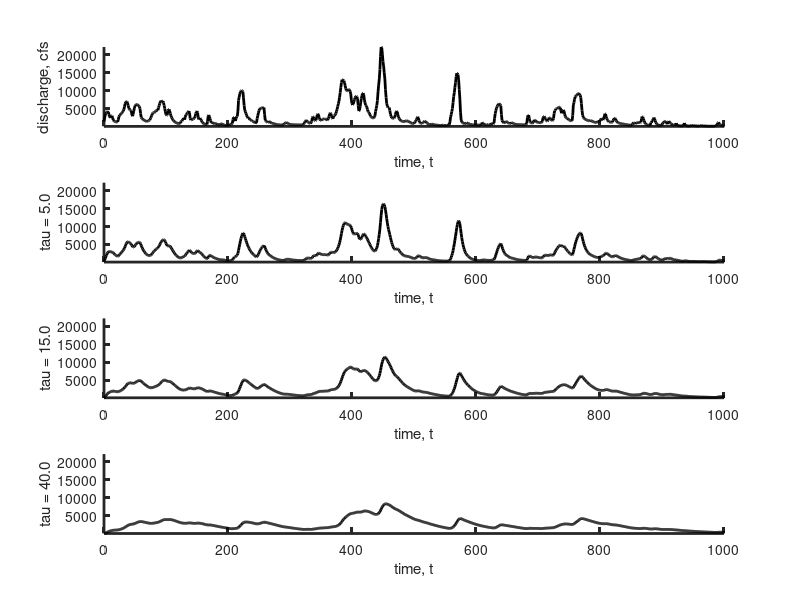

Here is the MATLAB script that generated this plot:
% problem 7.06
% modified from prob07_09

% read in Neuse River hydrograph
D = load('neuse.txt');
t = D(:,1);
N=length(t);
Dt=t(2)-t(1);
t=Dt*[0:N-1]';
h = D(:,2);

Ntau = 3;
taus = [5, 15, 40]';

% plot
tminplot=0;
tmaxplot=1000;
figure(1);
clf;
subplot(Ntau+1,1,1);
hold on;
set(gca,'LineWidth',2);
axis( [tminplot, tmaxplot, min(h), max(h)] );
plot( t, h, 'k-', 'LineWidth', 2 );
xlabel('time, t');
ylabel('discharge, cfs');

for itau = [1:Ntau]

% smoothing length
tau=taus(itau);
c=exp(-Dt/tau);

% create component filters
u=[1-c,0]';
v=[1.0,-c];

% filter time series
q = filter(u, v, h);

% plot
subplot(Ntau+1,1,itau+1);
hold on;
set(gca,'LineWidth',2);
axis( [tminplot, tmaxplot, min(h), max(h)] );
plot( t, q, 'k-', 'LineWidth', 2 );
xlabel('time, t');
ylabel(sprintf('tau = %.1f',tau));

end
